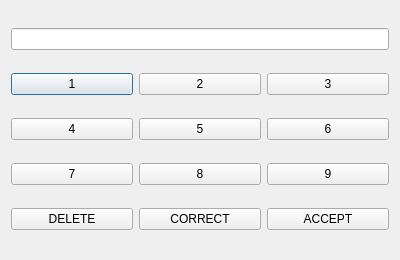
<?xml version="1.0" encoding="UTF-8"?>
<ui version="4.0">
 <class>PIN</class>
 <widget class="QDialog" name="PIN">
  <property name="geometry">
   <rect>
    <x>0</x>
    <y>0</y>
    <width>400</width>
    <height>260</height>
   </rect>
  </property>
  <property name="windowTitle">
   <string>Dialog</string>
  </property>
  <layout class="QHBoxLayout" name="horizontalLayout">
   <item>
    <layout class="QGridLayout" name="gridLayout">
     <item row="1" column="0">
      <widget class="QPushButton" name="pushButton">
       <property name="text">
        <string>1</string>
       </property>
      </widget>
     </item>
     <item row="2" column="0">
      <widget class="QPushButton" name="pushButton_2">
       <property name="text">
        <string>4</string>
       </property>
      </widget>
     </item>
     <item row="3" column="0">
      <widget class="QPushButton" name="pushButton_3">
       <property name="text">
        <string>7</string>
       </property>
      </widget>
     </item>
     <item row="1" column="2">
      <widget class="QPushButton" name="pushButton_7">
       <property name="text">
        <string>3</string>
       </property>
      </widget>
     </item>
     <item row="4" column="1">
      <widget class="QPushButton" name="CORRECT">
       <property name="text">
        <string>CORRECT</string>
       </property>
      </widget>
     </item>
     <item row="3" column="2">
      <widget class="QPushButton" name="pushButton_9">
       <property name="text">
        <string>9</string>
       </property>
      </widget>
     </item>
     <item row="4" column="0">
      <widget class="QPushButton" name="DELETE">
       <property name="text">
        <string>DELETE</string>
       </property>
      </widget>
     </item>
     <item row="2" column="1">
      <widget class="QPushButton" name="pushButton_5">
       <property name="text">
        <string>5</string>
       </property>
      </widget>
     </item>
     <item row="2" column="2">
      <widget class="QPushButton" name="pushButton_8">
       <property name="text">
        <string>6</string>
       </property>
      </widget>
     </item>
     <item row="1" column="1">
      <widget class="QPushButton" name="pushButton_4">
       <property name="text">
        <string>2</string>
       </property>
      </widget>
     </item>
     <item row="3" column="1">
      <widget class="QPushButton" name="pushButton_6">
       <property name="text">
        <string>8</string>
       </property>
      </widget>
     </item>
     <item row="4" column="2">
      <widget class="QPushButton" name="ACCEPT">
       <property name="text">
        <string>ACCEPT</string>
       </property>
      </widget>
     </item>
     <item row="0" column="0" colspan="3">
      <widget class="QLineEdit" name="PINlineEdit"/>
     </item>
    </layout>
   </item>
  </layout>
 </widget>
 <resources/>
 <connections/>
</ui>
